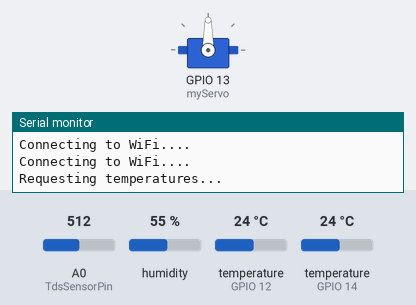
A sketch run on a simulated ESP8266 (NodeMCU). Shown: servo, the last lines printed to the serial monitor. Inputs (shaded band) come from the test bench; at power-on: A0 (TdsSensorPin) = 512, humidity 55 %, temperature (sensors on GPIO 12, GPIO 14) 24 °C. WiFi joins after 1.5 s; servers stay silent unless stated.

Above: at 2.45 s.
At 18.5 s:
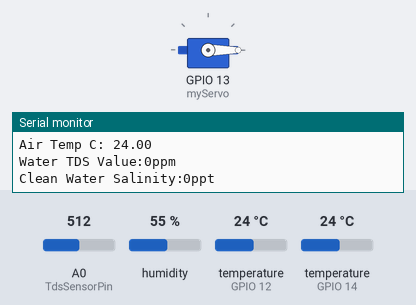
At 34.55 s:
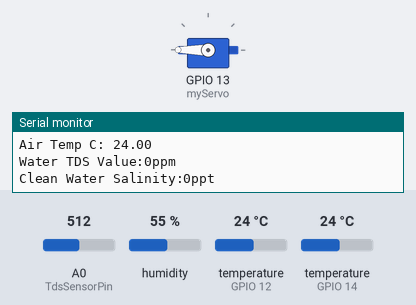
Timing chart, 0 to 44.3 s (numbered marks = the images above):
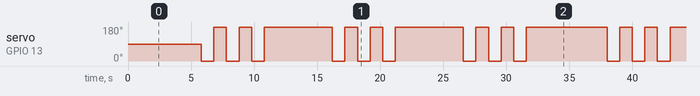

The sketch:

Fish_Farming_Code.ino
```cpp
#define BLYNK_TEMPLATE_ID "TMPL6MA8pWjc_"
#define BLYNK_TEMPLATE_NAME "Mini Project"
#define BLYNK_AUTH_TOKEN "ghyHjoFRleRt9VPa6KX6ojFHFusNPdMD"

char auth[] = "ghyHjoFRleRt9VPa6KX6ojFHFusNPdMD";   //Authentication code sent by Blynk
char ssid[] = "Lucky OnePlus 7T";                        //WiFi SSID
char pass[] = "abcdefgh";                        //WiFi Password

//DS18B20 sensor address 0x28EB2381E3563CCC
#include <OneWire.h>
#include <ESP8266WiFi.h>
#include <BlynkSimpleEsp8266.h>
#include <DallasTemperature.h>
#include <DHT.h>
#include <Servo.h>

Servo myServo;  // Create a servo object
unsigned long previousTime = 0;  // Variable to store the previous time
int movementCount = 0;  // Counter for the number of movements

#define ONE_WIRE_BUS 14
#define DHTPIN 12     // what pin we're connected to
#define DHTTYPE DHT22   // DHT 22  (AM2302)
#define TdsSensorPin A0

#define VREF 3.3      // analog reference voltage(Volt) of the ADC
#define SCOUNT  30           // sum of sample point

DHT dht(DHTPIN, DHTTYPE); //// Initialize DHT sensor for normal 16MHz Arduino
OneWire oneWire(ONE_WIRE_BUS);
DallasTemperature sensors(&oneWire);
DeviceAddress insideThermometer;

int chk;
float tempC, tempF;
float hum;  //Stores humidity value
float temp; //Stores temperature value

int analogBuffer[SCOUNT];    // store the analog value in the array, read from ADC
int analogBufferTemp[SCOUNT];
int analogBufferIndex = 0,copyIndex = 0;
float averageVoltage = 0,tdsValue = 0,salinity=0,temperature = 25;

void setup(void)
{
  Serial.begin(9600);
  myServo.attach(13);  // Attach the servo to pin 9

  Serial.println("Dallas Temperature IC Control Library Demo");
  Serial.print("Locating devices...");
  sensors.begin();
  Serial.print("Found ");
  Serial.print(sensors.getDeviceCount(), DEC);
  Serial.println(" devices.");

  Serial.print("Parasite power is: ");
  if (sensors.isParasitePowerMode()) Serial.println("ON");
  else Serial.println("OFF");
  if (!sensors.getAddress(insideThermometer, 0)) Serial.println("Unable to find address for Device 0");

  Serial.print("Device 0 Address: ");
  printAddress(insideThermometer);
  Serial.println();
  sensors.setResolution(insideThermometer, 11);

  Serial.print("Device 0 Resolution: ");
  Serial.print(sensors.getResolution(insideThermometer), DEC);
  Serial.println();

  WiFi.begin(ssid, pass);
  while(WiFi.status() != WL_CONNECTED)
  {
    delay(1000);
    Serial.println("Connecting to WiFi....");
  }
  Blynk.begin(auth, ssid, pass);

  pinMode(TdsSensorPin,INPUT);
  dht.begin();
}

void printAddress(DeviceAddress deviceAddress)
{
  for (uint8_t i = 0; i < 8; i++)
  {
    if (deviceAddress[i] < 16) Serial.print("0");
    Serial.print(deviceAddress[i], HEX);
  }
}
void printTemperature(DeviceAddress deviceAddress)
{
  tempC = sensors.getTempC(deviceAddress);
  if(tempC == DEVICE_DISCONNECTED_C)
  {
    Serial.println("Error: Could not read temperature data");
    return;
  }
  Serial.print("Water Temp C: ");
  Serial.println(tempC);
  Serial.print("Water Temp F: ");
  tempF = DallasTemperature::toFahrenheit(tempC);
  Serial.println(tempF); // Converts tempC to Fahrenheit
  delay(1000);
}
int getMedianNum(int bArray[], int iFilterLen)
{
      int bTab[iFilterLen];
      for (byte i = 0; i<iFilterLen; i++)
      bTab[i] = bArray[i];
      int i, j, bTemp;
      for (j = 0; j < iFilterLen - 1; j++)
      {
      for (i = 0; i < iFilterLen - j - 1; i++)
          {
        if (bTab[i] > bTab[i + 1])
            {
        bTemp = bTab[i];
            bTab[i] = bTab[i + 1];
        bTab[i + 1] = bTemp;
         }
      }
      }
      if ((iFilterLen & 1) > 0)
    bTemp = bTab[(iFilterLen - 1) / 2];
      else
    bTemp = (bTab[iFilterLen / 2] + bTab[iFilterLen / 2 - 1]) / 2;
      return bTemp;
}

void loop(void)
{
   Serial.print("Requesting temperatures...");
   sensors.requestTemperatures(); // Send the command to get temperatures
   Serial.println("DONE");
   printTemperature(insideThermometer);
   delay(1000);

   hum = dht.readHumidity();
   temp= dht.readTemperature();
   Serial.print("Air Humidity: ");
   Serial.println(hum);
   Serial.print("Air Temp C: ");
   Serial.println(temp);
   delay(1000);

   static unsigned long analogSampleTimepoint = millis();
   if(millis()-analogSampleTimepoint > 40U)     //every 40 milliseconds,read the analog value from the ADC
   {
     analogSampleTimepoint = millis();
     analogBuffer[analogBufferIndex] = analogRead(TdsSensorPin);    //read the analog value and store into the buffer
     analogBufferIndex++;
     if(analogBufferIndex == SCOUNT)
         analogBufferIndex = 0;
   }
   static unsigned long printTimepoint = millis();
   if(millis()-printTimepoint > 800U)
   {
      printTimepoint = millis();
      for(copyIndex=0;copyIndex<SCOUNT;copyIndex++)
        analogBufferTemp[copyIndex]= analogBuffer[copyIndex];
      averageVoltage = getMedianNum(analogBufferTemp,SCOUNT) * (float)VREF / 1024.0; // read the analog value more stable by the median filtering algorithm, and convert to voltage value
      float compensationCoefficient=1.0+0.02*(temperature-25.0);    //temperature compensation formula: fFinalResult(25^C) = fFinalResult(current)/(1.0+0.02*(fTP-25.0));
      float compensationVolatge=averageVoltage/compensationCoefficient;  //temperature compensation
      tdsValue=(133.42*compensationVolatge*compensationVolatge*compensationVolatge - 255.86*compensationVolatge*compensationVolatge + 857.39*compensationVolatge)*0.5; //convert voltage value to tds value
      //Serial.print("voltage:");
      //Serial.print(averageVoltage,2);
      //Serial.print("V   ");
   }
   Serial.print("Water TDS Value:");
   Serial.print(tdsValue,0);
   Serial.println("ppm");
   salinity=tdsValue;  //assuming that the water is clean and pure
   Serial.print("Clean Water Salinity:");
   Serial.print(salinity,0);
   Serial.println("ppt");

   unsigned long currentTime = millis();  // Get the current time
  // Check if 30 seconds have passed since the last movement
  if (currentTime - previousTime >= 3000) {
    // Reset the previous time
    previousTime = currentTime;
    // Move the servo 3 times
    for (int i = 0; i < 3; i++) {
      myServo.write(0);  // Move the servo to position 0 (full speed clockwise)
      delay(1000);       // Wait for 1 second
      myServo.write(180); // Move the servo to position 180 (full speed counterclockwise)
      delay(1000);       // Wait for 1 second
    }
    movementCount++; // Increment the movement count
    // Check if 3 movements have been completed
    if (movementCount >= 3) {
      // Reset the movement count
      movementCount = 0;
      // Add extra delay if needed before starting the next cycle
      delay(1000); // Adjust this delay as needed
    }
  }

   Blynk.virtualWrite(V0, tempC);
   Blynk.virtualWrite(V1, temp);
   Blynk.virtualWrite(V2, hum);
   Blynk.virtualWrite(V3, tdsValue);
   Blynk.virtualWrite(V4, tempF);
   delay(1000);
}
```

Measured:
- by itself, servo on GPIO 13 (myServo): repeats every 32.2 s: 2 × (180° 1.0 s, 0° 1.0 s), 180° 5.4 s, 2 × (0° 1.0 s, 180° 1.0 s), 0° 1.0 s, 180° 5.4 s, 2 × (0° 1.0 s, 180° 1.0 s), 0° 1.0 s, 180° 6.4 s, 0° 1.0 s
